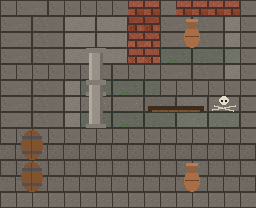

Tiled map render using the project's own tile images. Description and the whole map definition, tile-layer contents included, below:
An orthogonal 16x13 tile map with 16x16 px tiles, 4 tile layers (ground, decor, objects, over), 1 hidden layer not drawn, 4 tilesets.

<map version="1.9" tiledversion="1.9.1" orientation="orthogonal" renderorder="right-down" width="16" height="13" tilewidth="16" tileheight="16" infinite="0" nextlayerid="6" nextobjectid="1">
 <tileset firstgid="1" source="crypt walls.tsx" />
 <tileset firstgid="101" source="crypt floors.tsx" />
 <tileset firstgid="201" source="crypt things.tsx" />
 <tileset firstgid="301" source="collision.tsx" />
 <layer id="1" name="ground" width="16" height="13">
  <data encoding="csv">
101,101,101,101,101,101,101,101,101,101,101,101,101,101,101,101,
101,101,101,101,101,101,101,101,101,101,101,101,101,101,101,101,
101,101,101,101,101,101,101,101,101,101,101,101,101,101,101,101,
101,101,101,101,101,101,101,101,101,101,101,101,101,101,101,101,
101,101,101,101,101,101,101,101,101,101,101,101,101,101,101,101,
101,101,101,101,101,101,101,101,101,101,101,101,101,101,101,101,
101,101,101,101,101,101,101,101,101,101,101,101,101,101,101,101,
101,101,101,101,101,101,101,101,101,101,101,101,101,101,101,101,
101,101,101,101,101,101,101,101,101,101,101,101,101,101,101,101,
101,101,101,101,101,101,101,101,101,101,101,101,101,101,101,101,
101,101,101,101,101,101,101,101,101,101,101,101,101,101,101,101,
101,101,101,101,101,101,101,101,101,101,101,101,101,101,101,101,
101,101,101,101,101,101,101,101,101,101,101,101,101,101,101,101
  </data>
 </layer>
 <layer id="2" name="decor" width="16" height="13">
  <data encoding="csv">
102,102,102,102,102,102,102,102,102,102,102,102,102,102,102,102,
102,102,102,102,102,102,102,102,102,102,102,102,102,102,102,102,
102,102,102,102,102,102,102,102,102,102,102,102,102,102,102,102,
102,102,102,102,102,102,102,102,102,102,102,102,102,102,102,102,
102,102,102,102,102,102,102,102,102,102,102,102,102,102,102,102,
102,102,102,102,102,102,102,102,102,102,102,102,102,102,102,102,
102,102,102,102,102,102,102,102,102,102,102,102,102,102,102,102,
102,102,102,102,102,102,102,102,102,102,102,102,102,102,102,102,
102,102,102,102,102,102,102,102,102,102,102,102,102,102,102,102,
102,102,102,102,102,102,102,102,102,102,102,102,102,102,102,102,
102,102,102,102,102,102,102,102,102,102,102,102,102,102,102,102,
102,102,102,102,102,102,102,102,102,102,102,102,102,102,102,102,
102,102,102,102,102,102,102,102,102,102,102,102,102,102,102,102
  </data>
 </layer>
 <layer id="3" name="objects" width="16" height="13">
  <data encoding="csv">
1,1,1,1,1,1,1,1,1,1,1,1,1,1,1,1,
1,5,0,0,0,0,0,1,0,0,0,0,0,0,0,1,
1,0,0,0,0,0,0,4,0,0,0,0,0,0,0,1,
1,0,0,0,0,0,0,1,0,0,0,0,0,0,0,1,
1,1,0,1,1,1,1,1,2,2,4,2,2,2,2,1,
1,0,0,0,0,0,0,0,0,0,1,0,0,0,0,1,
1,0,0,0,0,0,0,0,0,0,1,0,0,0,0,1,
1,0,0,0,0,0,0,0,0,0,3,0,0,0,0,1,
1,1,1,1,1,1,0,1,1,1,1,0,0,0,0,1,
1,0,0,0,0,3,0,3,0,0,1,1,1,1,1,1,
1,0,0,0,0,4,0,4,0,0,0,0,0,0,0,1,
1,0,0,0,0,3,0,3,0,0,0,0,0,0,0,1,
1,1,1,1,1,1,1,1,1,1,1,1,1,1,1,1
  </data>
 </layer>
 <layer id="4" name="over" width="16" height="13">
  <data encoding="csv">
0,0,0,0,0,0,0,0,0,0,0,0,0,0,0,0,
0,0,0,0,0,0,0,0,0,0,0,0,0,0,0,0,
0,0,0,0,0,0,0,0,0,0,0,203,0,0,0,0,
0,0,0,0,0,0,0,0,0,0,0,0,0,0,0,0,
0,0,0,0,0,0,0,0,0,0,0,0,0,0,0,0,
0,0,0,0,0,201,0,0,0,0,0,0,0,0,0,0,
0,0,0,0,0,0,0,0,0,0,0,0,0,204,0,0,
0,0,0,0,0,201,0,0,0,0,0,0,0,0,0,0,
0,0,0,0,0,0,0,0,0,0,0,0,0,0,0,0,
0,202,0,0,0,0,0,0,0,0,0,0,0,0,0,0,
0,0,0,0,0,0,0,0,0,0,0,0,0,0,0,0,
0,202,0,0,0,0,0,0,0,0,0,203,0,0,0,0,
0,0,0,0,0,0,0,0,0,0,0,0,0,0,0,0
  </data>
 </layer>
 <layer id="5" name="collision" width="16" height="13" visible="0">
  <data encoding="csv">
0,0,0,0,0,0,0,0,0,0,0,0,0,0,0,0,
0,0,0,0,0,0,0,0,0,0,0,0,0,0,0,0,
0,0,0,0,0,0,0,0,0,0,0,301,0,0,0,0,
0,0,0,0,0,0,0,0,0,0,0,0,0,0,0,0,
0,0,0,0,0,0,0,0,0,0,0,0,0,0,0,0,
0,0,0,0,0,301,0,0,0,0,0,0,0,0,0,0,
0,0,0,0,0,0,0,0,0,0,0,0,0,0,0,0,
0,0,0,0,0,301,0,0,0,0,0,0,0,0,0,0,
0,0,0,0,0,0,0,0,0,0,0,0,0,0,0,0,
0,301,0,0,0,0,0,0,0,0,0,0,0,0,0,0,
0,0,0,0,0,0,0,0,0,0,0,0,0,0,0,0,
0,301,0,0,0,0,0,0,0,0,0,301,0,0,0,0,
0,0,0,0,0,0,0,0,0,0,0,0,0,0,0,0
  </data>
 </layer>
</map>
